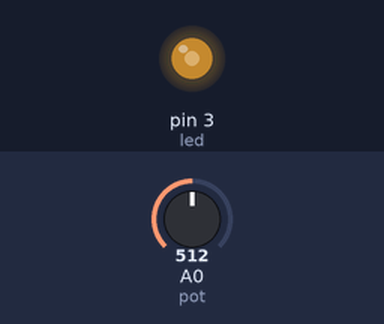
This sketch was run on a simulated Arduino Uno, built with avr-gcc and run on an emulated ATmega328P. On the bench: output pins drawn as LEDs (lit = HIGH). Inputs (shaded band) come from the test bench; at power-on: A0 (pot) = 512.

Above: at 1.2 s.
1.3 s: A0 (pot) set to 716
At 2.5 s:
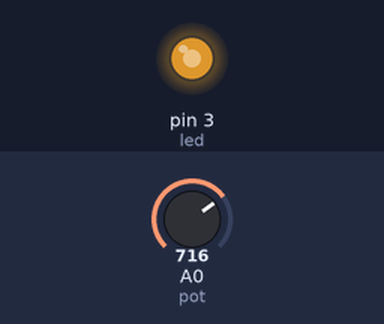
2.8 s: A0 (pot) set to 900
At 3.8 s:
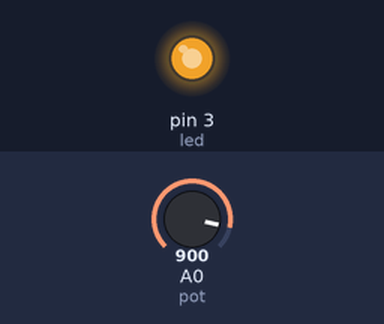
4.3 s: A0 (pot) set to 122
At 5.0 s:
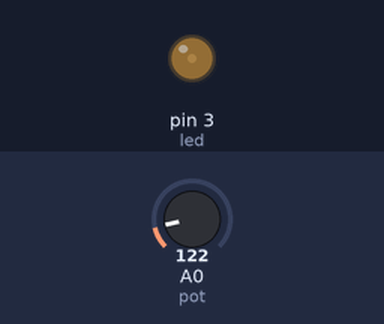
5.8 s: A0 (pot) set to 0
At 6.1 s:
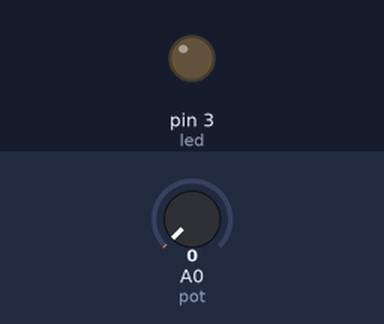
7.3 s: A0 (pot) set to 511
At 8.5 s:
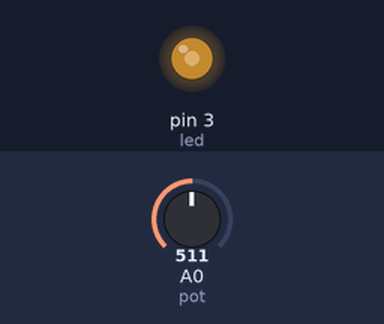
Timing chart, 0 to 9.8 s (numbered marks = the images above; inputs shaded):
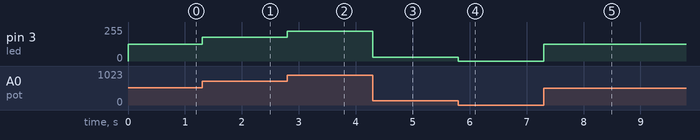

The sketch:

Potansiyometre.ino
```cpp
#define led 3
#define pot A0
int potValue = 0;

void setup() {
  pinMode(led, OUTPUT);
  pinMode(pot, INPUT);
}

void loop() {
  potValue = analogRead(pot);
  potValue = map(potValue, 0, 1023, 0, 255);
  analogWrite(led,potValue);
}
```

Measured:
- after the input at 1.3 s, pin 3 (led): 127/255 → 178/255 at once
- after the input at 2.8 s, pin 3 (led): 178/255 → 224/255 at once
- after the input at 4.3 s, pin 3 (led): 224/255 → 30/255 at once
- after the input at 5.8 s, pin 3 (led): 30/255 → 0/255 at once
- after the input at 7.3 s, pin 3 (led): 0/255 → 127/255 at once
